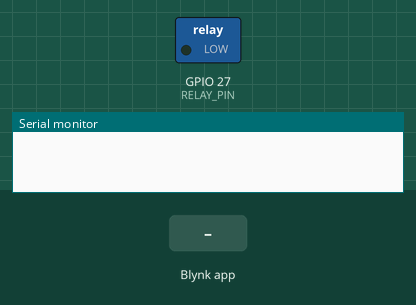
Bench run of a sketch on a simulated ESP32. On the bench: switched loads named in the sketch (green lamp = pin HIGH), the last lines printed to the serial monitor. The inputs (shaded band) are chosen by the test bench. WiFi joins after 1.5 s; servers stay silent unless stated.

Above: at 3.0 s.
3.1 s: Blynk app writes 1 to V2
At 3.9 s:
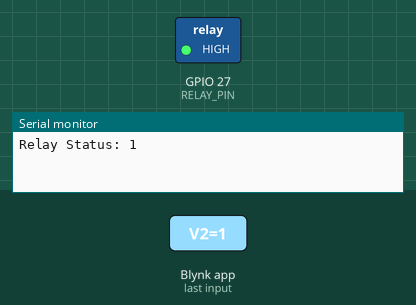
4.6 s: Blynk app writes 0 to V2
At 5.0 s:
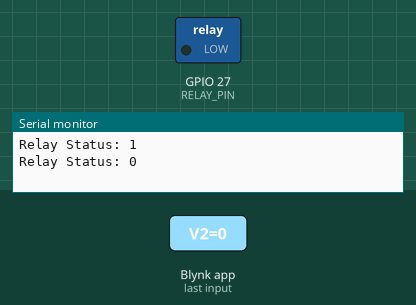
Timing chart, 0 to 7.6 s (numbered marks = the images above; inputs shaded):
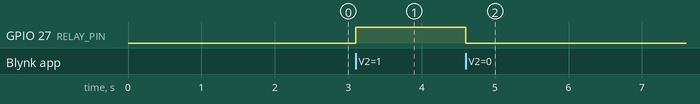

The sketch:

demoModul5.ino
```cpp
// #define BLYNK_TEMPLATE_ID "TMPL6kUuAil2r"
// #define BLYNK_TEMPLATE_NAME "M4"
// #define BLYNK_AUTH_TOKEN "EgxkrrA38G-Dhzs5pRKcUJfnHX3ePsTd"
// #define BLYNK_PRINT Serial
// #include <WiFi.h>
// #include <WiFiClient.h>
// #include <BlynkSimpleEsp32.h>
// #define LIGHT_SENSOR_PIN 32
// #define RELAY_PIN 27
// #define ANALOG_THRESHOLD 500

// BlynkTimer timer;

// char auth[] = BLYNK_AUTH_TOKEN;
// char ssid[] = "Ulumganteng";
// char pass[] = "arul12345";

// void send_data() {
//   int analogValue = analogRead(LIGHT_SENSOR_PIN);
//   Serial.print("Analog Value = ");
//   Serial.println(analogValue);

//   if (analogValue < ANALOG_THRESHOLD) {
//     digitalWrite(RELAY_PIN, HIGH);
//     Blynk.virtualWrite(V1, "Lampu Menyala");
//   } else {
//     digitalWrite(RELAY_PIN, LOW);
//     Blynk.virtualWrite(V1, "Lampu Mati");
//   }

//   Serial.print("Relay Status: ");
//   Serial.println(digitalRead(RELAY_PIN));

//   Blynk.virtualWrite(V0, analogValue);
// }

// void setup() {
//   pinMode(RELAY_PIN, OUTPUT);
//   Serial.begin(9600);
//   Blynk.begin(auth, ssid, pass, "blynk.cloud", 80);
//   timer.setInterval(1000L, send_data);
// }

// void loop() {
//   Blynk.run();
//   timer.run();
// }

#define BLYNK_TEMPLATE_ID "TMPL6kUuAil2r"
#define BLYNK_TEMPLATE_NAME "M4"
#define BLYNK_AUTH_TOKEN "EgxkrrA38G-Dhzs5pRKcUJfnHX3ePsTd"
#define BLYNK_PRINT Serial
#include <WiFi.h>
#include <WiFiClient.h>
#include <BlynkSimpleEsp32.h>
#define RELAY_PIN 27

char auth[] = BLYNK_AUTH_TOKEN;
char ssid[] = "Ulumganteng";
char pass[] = "arul12345";

BLYNK_WRITE(V2) {
  int pinValue = param.asInt();
  if (pinValue == 1) {
    digitalWrite(RELAY_PIN, HIGH);
    Blynk.virtualWrite(V1, "Lampu Menyala");
  } else {
    digitalWrite(RELAY_PIN, LOW);
    Blynk.virtualWrite(V1, "Lampu Mati");
  }
  Serial.print("Relay Status: ");
  Serial.println(digitalRead(RELAY_PIN));
}

void setup() {
  pinMode(RELAY_PIN, OUTPUT);
  Serial.begin(9600);
  Blynk.begin(auth, ssid, pass, "blynk.cloud", 80);
}

void loop() {
  Blynk.run();
}
```

Measured:
- after the input at 3.1 s, GPIO 27 (RELAY_PIN): LOW → HIGH at once
- after the input at 4.6 s, GPIO 27 (RELAY_PIN): HIGH → LOW at once
